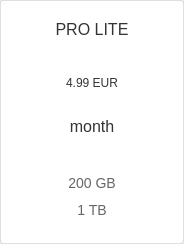
<?xml version="1.0" encoding="UTF-8"?>
<ui version="4.0">
 <class>UpgradeWidget</class>
 <widget class="QWidget" name="UpgradeWidget">
  <property name="geometry">
   <rect>
    <x>0</x>
    <y>0</y>
    <width>184</width>
    <height>244</height>
   </rect>
  </property>
  <property name="minimumSize">
   <size>
    <width>184</width>
    <height>244</height>
   </size>
  </property>
  <property name="maximumSize">
   <size>
    <width>184</width>
    <height>244</height>
   </size>
  </property>
  <property name="windowTitle">
   <string/>
  </property>
  <property name="styleSheet">
   <string notr="true">#wContainer
{
  border-radius: 3px;
  border: 1px solid;
  border-color: rgba(0, 0, 0, 0.1);
  background-color: #ffffff;
}

QPushButton
{
  border: none;
}

#lProPlan
{
  font-family: &quot;Lato&quot;;
  font-size: 16px;
  color: #333333;
}

#lPeriod
{
  font-family: &quot;Lato&quot;;
  font-size: 16px;
  color: #333333;
}

#lPrice
{
  font-family: &quot;Lato&quot;;
  color: #333333;
}

#lStorageInfo, #lBandWidthInfo
{
  font-family: &quot;Lato&quot;;
  font-size: 14px;
  color: #666666; 
}


</string>
  </property>
  <layout class="QHBoxLayout" name="horizontalLayout_4">
   <property name="spacing">
    <number>0</number>
   </property>
   <property name="leftMargin">
    <number>0</number>
   </property>
   <property name="topMargin">
    <number>0</number>
   </property>
   <property name="rightMargin">
    <number>0</number>
   </property>
   <property name="bottomMargin">
    <number>0</number>
   </property>
   <item>
    <widget class="QWidget" name="wContainer" native="true">
     <property name="minimumSize">
      <size>
       <width>184</width>
       <height>244</height>
      </size>
     </property>
     <property name="maximumSize">
      <size>
       <width>184</width>
       <height>244</height>
      </size>
     </property>
     <property name="styleSheet">
      <string notr="true"/>
     </property>
     <layout class="QVBoxLayout" name="verticalLayout_6">
      <property name="spacing">
       <number>0</number>
      </property>
      <property name="leftMargin">
       <number>0</number>
      </property>
      <property name="topMargin">
       <number>9</number>
      </property>
      <property name="rightMargin">
       <number>0</number>
      </property>
      <property name="bottomMargin">
       <number>0</number>
      </property>
      <item>
       <widget class="QLabel" name="lProPlan">
        <property name="minimumSize">
         <size>
          <width>0</width>
          <height>41</height>
         </size>
        </property>
        <property name="maximumSize">
         <size>
          <width>16777215</width>
          <height>41</height>
         </size>
        </property>
        <property name="styleSheet">
         <string notr="true">margin-top: -10px;</string>
        </property>
        <property name="text">
         <string notr="true">PRO LITE</string>
        </property>
        <property name="alignment">
         <set>Qt::AlignCenter</set>
        </property>
       </widget>
      </item>
      <item>
       <widget class="QWidget" name="wPrice" native="true">
        <property name="minimumSize">
         <size>
          <width>0</width>
          <height>97</height>
         </size>
        </property>
        <property name="maximumSize">
         <size>
          <width>16777215</width>
          <height>97</height>
         </size>
        </property>
        <layout class="QVBoxLayout" name="verticalLayout_4">
         <property name="spacing">
          <number>45</number>
         </property>
         <property name="leftMargin">
          <number>0</number>
         </property>
         <property name="topMargin">
          <number>8</number>
         </property>
         <property name="rightMargin">
          <number>0</number>
         </property>
         <property name="bottomMargin">
          <number>22</number>
         </property>
         <item>
          <widget class="QLabel" name="lPrice">
           <property name="minimumSize">
            <size>
             <width>0</width>
             <height>50</height>
            </size>
           </property>
           <property name="maximumSize">
            <size>
             <width>16777215</width>
             <height>60</height>
            </size>
           </property>
           <property name="styleSheet">
            <string notr="true"/>
           </property>
           <property name="text">
            <string notr="true">4.99 EUR</string>
           </property>
           <property name="textFormat">
            <enum>Qt::RichText</enum>
           </property>
           <property name="alignment">
            <set>Qt::AlignCenter</set>
           </property>
          </widget>
         </item>
         <item>
          <widget class="QLabel" name="lPeriod">
           <property name="minimumSize">
            <size>
             <width>0</width>
             <height>25</height>
            </size>
           </property>
           <property name="maximumSize">
            <size>
             <width>16777215</width>
             <height>25</height>
            </size>
           </property>
           <property name="text">
            <string>month</string>
           </property>
           <property name="alignment">
            <set>Qt::AlignCenter</set>
           </property>
          </widget>
         </item>
        </layout>
       </widget>
      </item>
      <item>
       <widget class="QWidget" name="wPlanInfo" native="true">
        <property name="minimumSize">
         <size>
          <width>0</width>
          <height>0</height>
         </size>
        </property>
        <property name="maximumSize">
         <size>
          <width>16777215</width>
          <height>16777215</height>
         </size>
        </property>
        <layout class="QVBoxLayout" name="verticalLayout">
         <property name="spacing">
          <number>0</number>
         </property>
         <property name="leftMargin">
          <number>0</number>
         </property>
         <property name="topMargin">
          <number>20</number>
         </property>
         <property name="rightMargin">
          <number>0</number>
         </property>
         <property name="bottomMargin">
          <number>20</number>
         </property>
         <item>
          <widget class="QWidget" name="widget_3" native="true">
           <property name="minimumSize">
            <size>
             <width>0</width>
             <height>25</height>
            </size>
           </property>
           <property name="maximumSize">
            <size>
             <width>16777215</width>
             <height>25</height>
            </size>
           </property>
           <layout class="QHBoxLayout" name="horizontalLayout_3">
            <property name="leftMargin">
             <number>0</number>
            </property>
            <property name="topMargin">
             <number>0</number>
            </property>
            <property name="rightMargin">
             <number>0</number>
            </property>
            <property name="bottomMargin">
             <number>0</number>
            </property>
            <item>
             <widget class="QLabel" name="lStorageInfo">
              <property name="minimumSize">
               <size>
                <width>0</width>
                <height>20</height>
               </size>
              </property>
              <property name="maximumSize">
               <size>
                <width>16777215</width>
                <height>20</height>
               </size>
              </property>
              <property name="text">
               <string notr="true">200 GB</string>
              </property>
              <property name="alignment">
               <set>Qt::AlignCenter</set>
              </property>
             </widget>
            </item>
           </layout>
          </widget>
         </item>
         <item>
          <widget class="QWidget" name="widget_4" native="true">
           <property name="minimumSize">
            <size>
             <width>0</width>
             <height>20</height>
            </size>
           </property>
           <property name="maximumSize">
            <size>
             <width>16777215</width>
             <height>20</height>
            </size>
           </property>
           <layout class="QHBoxLayout" name="horizontalLayout_5">
            <property name="leftMargin">
             <number>0</number>
            </property>
            <property name="topMargin">
             <number>0</number>
            </property>
            <property name="rightMargin">
             <number>0</number>
            </property>
            <property name="bottomMargin">
             <number>0</number>
            </property>
            <item>
             <widget class="QLabel" name="lBandWidthInfo">
              <property name="minimumSize">
               <size>
                <width>0</width>
                <height>20</height>
               </size>
              </property>
              <property name="maximumSize">
               <size>
                <width>16777215</width>
                <height>20</height>
               </size>
              </property>
              <property name="text">
               <string notr="true">1 TB</string>
              </property>
              <property name="alignment">
               <set>Qt::AlignCenter</set>
              </property>
             </widget>
            </item>
           </layout>
          </widget>
         </item>
        </layout>
       </widget>
      </item>
     </layout>
    </widget>
   </item>
  </layout>
 </widget>
 <resources/>
 <connections/>
</ui>
